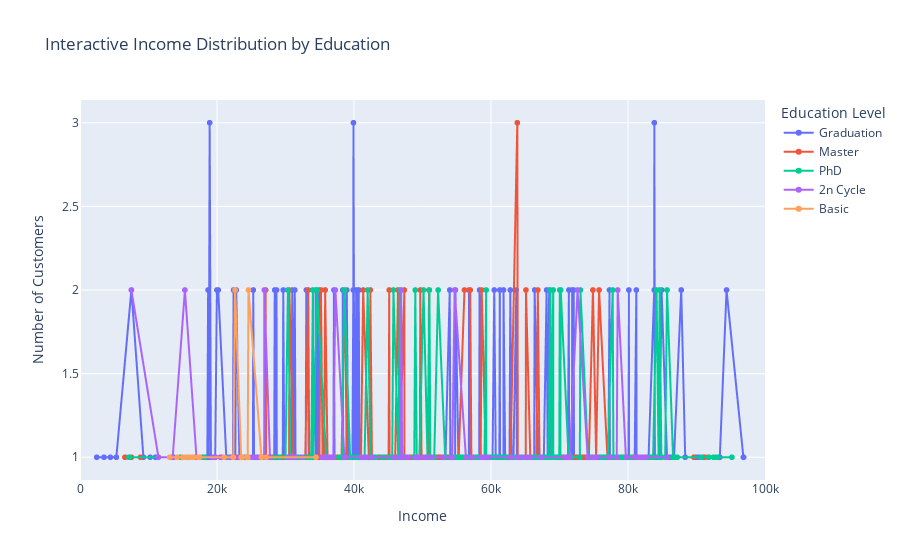

The code cell stored with this chart in its notebook:
### Markdown cell above
How does the income distribution vary across different education levels, and which income ranges have the highest concentration of customers for each group?

### Code cell
# Group data: count the number of customers per income for each education level
income_distribution = data.groupby(['Income', 'Education']).size().reset_index(name='Number of Customers')

# Filter Income to include only values up to 100,000
income_distribution = income_distribution[income_distribution['Income'] <= 100000]

# Interactive Line Chart with Dropdown for Education Filtering
fig = px.line(
    income_distribution,
    x='Income',
    y='Number of Customers',
    color='Education',  # Education levels as filters using color
    title="Interactive Income Distribution by Education",
    labels={"Income": "Income", "Number of Customers": "Number of Customers", "Education": "Education Level"},
    markers=True
)

# Adjust X-axis to ensure upper limit is 100,000
fig.update_layout(
    xaxis=dict(title="Income", range=[0, 100000]),  # Fix X-axis range
    yaxis=dict(title="Number of Customers"),
    legend_title="Education Level",
    hovermode="x unified"  # Unified hover mode for better tooltips
)

# Display the interactive chart
fig.show()

### Figure 1 — Plotly figure (JSON) as saved in the notebook; plotly's stock layout.template omitted (floating-point values rounded to 4 significant figures; data arrays with more than 128 entries replaced by an {"elided": "..."} marker saying what was removed)
{"data": [{"hovertemplate": "Education Level=Graduation<br>Income=%{x}<br>Number of Customers=%{y}<extra></extra>", "legendgroup": "Graduation", "line": {"color": "#636efa", "dash": "solid"}, "marker": {"symbol": "circle"}, "mode": "lines+markers", "name": "Graduation", "showlegend": true, "type": "scattergl", "x": {"elided": "534 int values"}, "xaxis": "x", "y": {"elided": "534 int values"}, "yaxis": "y"}, {"hovertemplate": "Education Level=Master<br>Income=%{x}<br>Number of Customers=%{y}<extra></extra>", "legendgroup": "Master", "line": {"color": "#EF553B", "dash": "solid"}, "marker": {"symbol": "circle"}, "mode": "lines+markers", "name": "Master", "showlegend": true, "type": "scattergl", "x": {"elided": "189 int values"}, "xaxis": "x", "y": {"elided": "189 int values"}, "yaxis": "y"}, {"hovertemplate": "Education Level=PhD<br>Income=%{x}<br>Number of Customers=%{y}<extra></extra>", "legendgroup": "PhD", "line": {"color": "#00cc96", "dash": "solid"}, "marker": {"symbol": "circle"}, "mode": "lines+markers", "name": "PhD", "showlegend": true, "type": "scattergl", "x": {"elided": "216 int values"}, "xaxis": "x", "y": {"elided": "216 int values"}, "yaxis": "y"}, {"hovertemplate": "Education Level=2n Cycle<br>Income=%{x}<br>Number of Customers=%{y}<extra></extra>", "legendgroup": "2n Cycle", "line": {"color": "#ab63fa", "dash": "solid"}, "marker": {"symbol": "circle"}, "mode": "lines+markers", "name": "2n Cycle", "showlegend": true, "type": "scattergl", "x": [7500, 11448, 13533, 15315, 17003, 17117, 19414, 19789, 20491, 20981, 21955, 22212, 23162, 23559, 23718, 25130, 25176, 25315, 25804, 25959, 26224, 26326, 26887, 26907, 27733, 30390, 30753, 31056, 31086, 31395, 32414, 35388, 35523, 36145, 36301, 36550, 36975, 37284, 38593, 38702, 41039, 41473, 41769, 42607, 45889, 46779, 46831, 46891, 47025, 47682, 47821, 47823, 48985, 49514, 50334, 50523, 51250, 53083, 54210, 54342, 54690, 56337, 57247, 58582, 58821, 59052, 59601, 62905, 63855, 63998, 64831, 65370, 65704, 65706, 67309, 70829, 71488, 72635, 74116, 74805, 74859, 75342, 77297, 78353, 78497, 79689, 81044, 81698, 81975, 82122, 82504, 85710], "xaxis": "x", "y": [2, 1, 1, 2, 1, 1, 1, 1, 1, 1, 1, 1, 1, 1, 1, 1, 1, 1, 1, 1, 1, 1, 1, 2, 1, 1, 1, 1, 1, 1, 1, 1, 1, 1, 1, 1, 1, 2, 1, 1, 1, 1, 1, 1, 1, 1, 1, 2, 1, 1, 1, 1, 1, 1, 1, 1, 1, 1, 1, 1, 2, 1, 1, 1, 1, 1, 1, 1, 1, 1, 1, 1, 1, 1, 1, 1, 1, 2, 1, 1, 1, 1, 1, 1, 2, 1, 1, 1, 1, 1, 1, 1], "yaxis": "y"}, {"hovertemplate": "Education Level=Basic<br>Income=%{x}<br>Number of Customers=%{y}<extra></extra>", "legendgroup": "Basic", "line": {"color": "#FFA15A", "dash": "solid"}, "marker": {"symbol": "circle"}, "mode": "lines+markers", "name": "Basic", "showlegend": true, "type": "scattergl", "x": [13084, 14188, 15038, 15056, 15253, 15862, 16014, 16185, 16581, 17256, 17487, 21063, 22390, 22634, 23529, 23724, 24367, 24480, 24594, 26487, 27190, 34445], "xaxis": "x", "y": [1, 1, 1, 1, 1, 1, 1, 1, 1, 1, 1, 1, 1, 2, 1, 1, 1, 1, 2, 1, 1, 1], "yaxis": "y"}], "layout": {"hovermode": "x unified", "legend": {"title": {"text": "Education Level"}, "tracegroupgap": 0}, "title": {"text": "Interactive Income Distribution by Education"}, "xaxis": {"anchor": "y", "domain": [0, 1], "range": [0, 100000], "title": {"text": "Income"}}, "yaxis": {"anchor": "x", "domain": [0, 1], "title": {"text": "Number of Customers"}}}}
